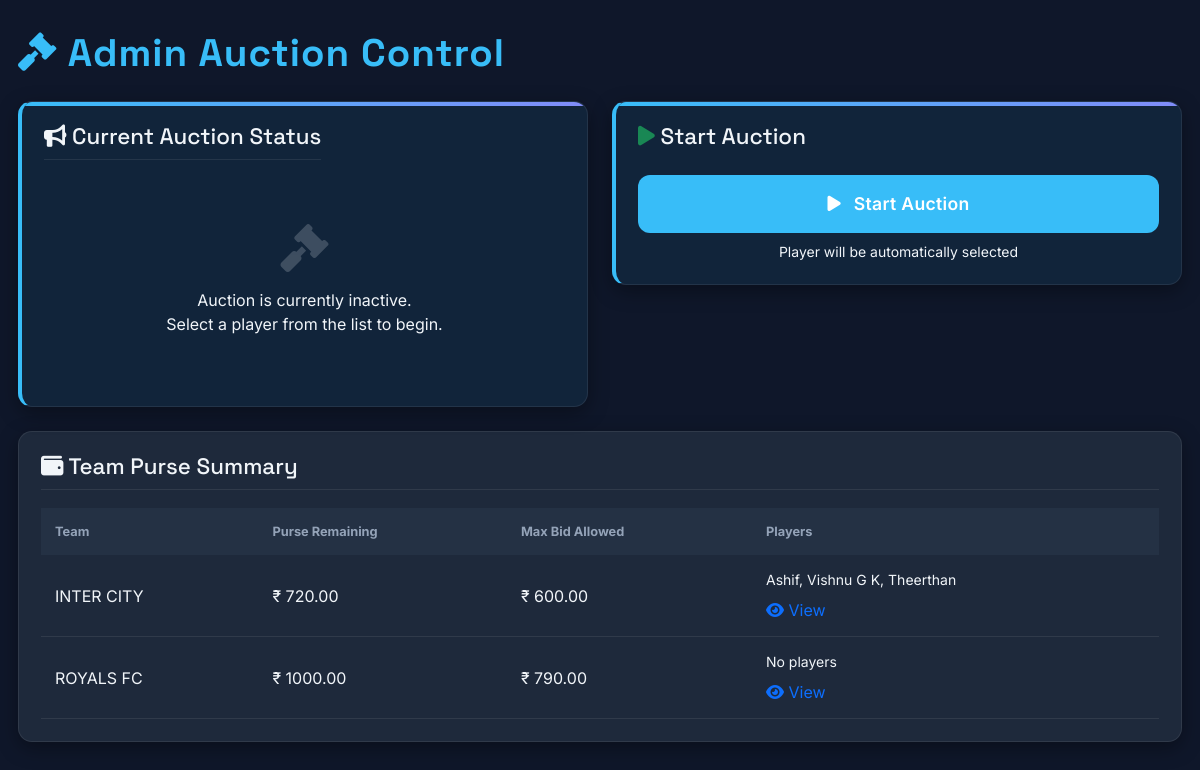
The page /control/ (signed in) on the database as committed earlier.
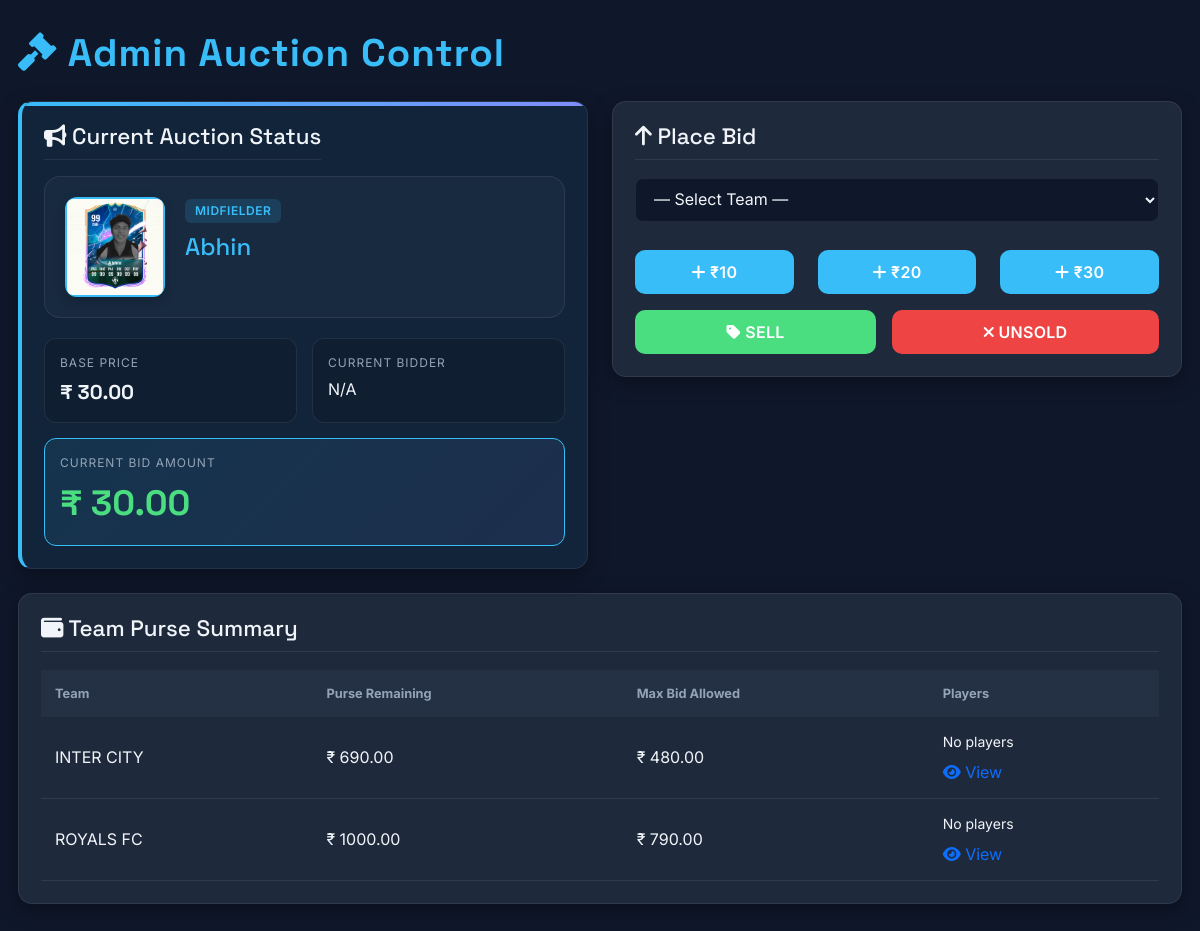
The same page on the database as committed later.
### auction/models.py (models this page shows, shortened)
class Team(models.Model):
    name = models.CharField(max_length=100, unique=True)
    owner = models.CharField(max_length=100)
    purse_remaining = models.DecimalField(max_digits=10, decimal_places=2, default=0.00)
    def get_max_bid_amount(self):
        settings = Settings.get_instance()  # Ensure settings are loaded
        max_bid_amount = self.purse_remaining
        players_count = self.players.count()
        remaining_palyers = settings.team_capacity - players_count - 1
        amount = max_bid_amount - (remaining_palyers * settings.base_price)
        return max(0, amount)

class Settings(models.Model):
    title = models.CharField(max_length=200, default='Auction')
    auction_type = models.ForeignKey(
        'SportsType', on_delete=models.SET_NULL, null=True
    )
    base_price = models.DecimalField(max_digits=10, decimal_places=2, default=0.00)
    team_capacity = models.PositiveIntegerField(default=0)
    @classmethod
    def get_instance(cls):
        return cls.objects.get_or_create(pk=1)[0]

class Player(models.Model):
    Defender = 'Def'
    Forward = 'For'
    Goalkeeper = 'Goal'
    Midfielder = 'Mid'
    PLAYER_TYPES = [
        (Defender, 'Defender'),
        (Forward, 'Forward'),
        (Goalkeeper, 'Goalkeeper'),
        (Midfielder, 'Midfielder'),
    ]
    name = models.CharField(max_length=100)
    phone_number = models.CharField(max_length=20, null=True, blank=True)
    photo = models.ImageField(upload_to='player_photos/', null=True, blank=True)
    player_type = models.CharField(max_length=4, choices=PLAYER_TYPES)
    base_price = models.DecimalField(max_digits=10, decimal_places=2)
    is_sold = models.BooleanField(default=False)
    sold_to_team = models.ForeignKey(Team, on_delete=models.SET_NULL, null=True, blank=True, related_name='players')
    final_price = models.DecimalField(max_digits=10, decimal_places=2, null=True, blank=True)
    random_row = models.FloatField(default=0.0) # Used for random initial ordering
    auction_round = models.PositiveIntegerField(default=1)

class AuctionStatus(models.Model):
    current_player = models.OneToOneField(Player, on_delete=models.SET_NULL, null=True, blank=True)
    current_bid_amount = models.DecimalField(max_digits=10, decimal_places=2, default=0.00)
    current_bid_team = models.ForeignKey(Team, on_delete=models.SET_NULL, null=True, blank=True, related_name='current_bids')
    is_active = models.BooleanField(default=False) # True when auction is running
    previous_bid_amount = models.DecimalField(max_digits=10, decimal_places=2, null=True, blank=True)
    previous_bid_team = models.ForeignKey(Team, on_delete=models.SET_NULL, null=True, blank=True, related_name='previous_bids')
    @classmethod
    def get_instance(cls):
        return cls.objects.get_or_create(pk=1)[0]

### auction/views.py (the view, shortened to what this page needs)
# urls.py: path('control/', views.admin_auction_control, name='admin_auction_control'),
@user_passes_test(is_admin, login_url='/admin/login/')
def admin_auction_control(request):
    status = AuctionStatus.get_instance()
    unsorted_players = Player.objects.filter(is_sold=False, random_row=0)
    if unsorted_players.exists():
        for player in unsorted_players:
            player.random_row = random.random()
            player.save(update_fields=['random_row'])
    players_unsold = Player.objects.filter(is_sold=False).order_by(
        'auction_round', 'random_row', 'id')
    teams = Team.objects.prefetch_related('players').all()
    message = None
    next_player_in_queue = players_unsold.first()
    context = {
        'status': status,
        'players_unsold': players_unsold,
        'next_player_in_queue': next_player_in_queue,
        'teams': teams,
        'message': message,
    }
    return render(request, 'admin_control.html', context)

### auction/views.py (called while the page is built)
def is_admin(user):
    return user.is_superuser

### templates/admin_control.html (shortened to what the changed rows need)
{% extends "header.html" %}
{% block header %}
<i class="fas fa-gavel"></i> Admin Auction Control
{% endblock %}
{% block content %}
<div class="row g-4">
    <div class="col-lg-6">
        <div class="control-section status-box h-100">
            <div class="d-flex justify-content-between align-items-center mb-3">
                <h2 class="m-0"><i class="fas fa-bullhorn"></i> Current Auction Status</h2>
            </div>
            {% if status.current_player %}
            <div id="bid-status-div">
                <div class="player-card">
                    <div class="player-image">
                        {% if status.current_player.photo %}
                        <img src="{{ status.current_player.photo.url }}" alt="{{ status.current_player.name }}"
                            class="w-100 h-100 rounded-2" style="object-fit: cover;">
                        {% else %}
                        <i class="fas fa-user"></i>
                        {% endif %}
                    </div>
                    <div class="player-info">
                        <span class="player-tag">{{ status.current_player.get_player_type_display }}</span>
                        <h3>{{ status.current_player.name }}</h3>
                    </div>
                </div>
                <div class="price-grid">
                    <div class="price-item">
                        <span class="price-label">Base Price</span>
                        <span class="price-value">₹ {{ status.current_player.base_price }}</span>
                    </div>
                    <div class="price-item">
                        <span class="price-label">Current Bidder</span>
                        <div class="mt-1">
                            {% if status.current_bid_team %}
                            <div class="team-badge">
                                <i class="fas fa-shield-alt"></i> {{ status.current_bid_team.name }}
                            </div>
                            {% else %}
                            <span class="text-soft italic">N/A</span>
                            {% endif %}
                        </div>
                    </div>
                    <div class="price-item bid-highlight">
                        <span class="price-label">Current Bid Amount</span>
                        <span class="price-value">
                            ₹ {{ status.current_bid_amount|default:status.current_player.base_price }}
                        </span>
                    </div>
                </div>
            </div>
            {% else %}
            <div class="d-flex flex-column align-items-center justify-content-center py-5 text-center">
                <i class="fas fa-gavel fa-3x mb-3" style="opacity: 0.2;"></i>
                <p class="text-soft m-0">
                    Auction is currently inactive.<br>Select a player from the list to begin.
                </p>
            </div>
            {% endif %}
        </div>
    </div>
    <div class="col-lg-6 d-flex flex-column gap-4">
        {% if not status.is_active %}
        <div class="control-section status-box">
            <div class="d-flex justify-content-between align-items-center mb-4">
                <h2 class="m-0 border-0 p-0"><i class="fas fa-play text-success"></i> Start Auction</h2>
            </div>
            {% if next_player_in_queue %}
            <form method="post">
                <button class="primary w-100 py-3" style="font-size: 1.1rem; border-radius: 12px;">
                    <i class="fas fa-play me-2"></i> Start Auction
                </button>
                <p class="text-soft small text-center mt-2 m-0">
                    Player will be  automatically selected
                </p>
            </form>
            {% else %}
            <div class="text-center py-4">
                <i class="fas fa-check-circle fa-2x text-success mb-2"></i>
                <p class="text-soft">No more players.</p>
            </div>
            {% endif %}
        </div>
        {% endif %}
        {% if status.is_active and status.current_player %}
        <div class="control-section">
            <h2><i class="fas fa-arrow-up"></i> Place Bid</h2>
            <form method="post" class="form-row mb-3">
                <select name="team_id" required id='teamSelect'>
                    <option value="">— Select Team —</option>
                </select>
                <div class="row mt-3">
                    <div class="col-4">
                        <button type="submit" name="bid_amount" value="10" class="primary w-100">
                            <i class="fas fa-plus"></i> ₹10
                        </button>
                    </div>
                    <div class="col-4">
                        <button type="submit" name="bid_amount" value="20" class="primary w-100">
                            <i class="fas fa-plus"></i> ₹20
                        </button>
                    </div>
                    <div class="col-4">
                        <button type="submit" name="bid_amount" value="30" class="primary w-100">
                            <i class="fas fa-plus"></i> ₹30
                        </button>
                    </div>
                </div>
            </form>
            <div class="d-flex gap-3">
                <form id="sellForm"  class="flex-fill" method="post">
                    <button type="button" id="sellBtn" class="success w-100">
                        <i class="fas fa-tag"></i> SELL
                    </button>
                </form>
                <form id="unsoldForm"  class="flex-fill"  method="post">
                    <button type="button" id="unsoldBtn" class="danger w-100">
                        <i class="fas fa-times"></i> UNSOLD
                    </button>
                </form>
            </div>
        </div>
        {% endif %}
    </div>
</div>
<div class="control-section mt-4">
    <h2><i class="fas fa-wallet"></i> Team Purse Summary</h2>
    <table class="summary-table">
        <thead>
            <tr>
                <th>Team</th>
                <th>Purse Remaining</th>
                <th>Max Bid Allowed</th>
                <th>Players</th>
            </tr>
        </thead>
        <tbody>
            {% for team in teams %}
            <tr>
                <td>{{ team.name }}</td>
                <td>₹ {{ team.purse_remaining }}</td>
                <td>₹ {{ team.get_max_bid_amount }}</td>
                <td>
                    <div class="small text-soft mb-2">
                        {% for player in team.players.all %}
                        {{ player.name }}{% if not forloop.last %}, {% endif %}
                        {% empty %}
                        No players
                        {% endfor %}
                    </div>
                    <a href="{% url 'team_players' team.id %}">
                        <i class="fas fa-eye"></i> View
                    </a>
                </td>
            </tr>
            {% endfor %}
        </tbody>
    </table>
</div>
{% endblock %}

Rows that differ between the two databases and show on the page:
now on this page (row edited): AuctionStatus: current_player.photo (picture), current_player.player_type "MIDFIELDER", current_player.name "Abhin", current_player.base_price "30.00", current_bid_amount "30.00"
changed AuctionStatus: current_player_id empty → 31 (drawn); is_active False → True (drawn)
changed Team "INTER CITY": loses Player (name "Ashif"); loses Player (name "Vishnu G K"); loses Player (name "Theerthan"); purse_remaining "720.00" → "690.00"; get_max_bid_amount "600.00" → "480.00"; now shows "No players"
Other text that changed with them:
form field team_id: (not shown) → "— Select Team —"
text no longer shown: "Auction is currently inactive. Select a player from the list to begin. Start Auction Start Auction Player will be automatically selected"
text now shown: "BASE PRICE ₹ CURRENT BIDDER N/A CURRENT BID AMOUNT ₹ Place Bid ₹10 ₹20 ₹30 SELL UNSOLD"
